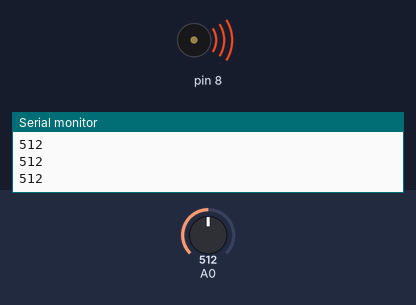
This sketch was run on a simulated Arduino Uno, built with avr-gcc and run on an emulated ATmega328P. Shown: buzzer (waves = sounding), the last lines printed to the serial monitor. The test bench sets the inputs (shaded band); at power-on: A0 = 512.

Above: at 1.2 s.
1.3 s: A0 set to 488
At 2.5 s:
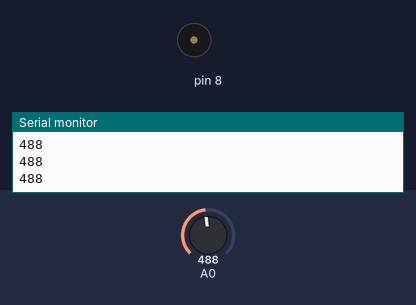
2.8 s: A0 set to 511
At 3.9 s:
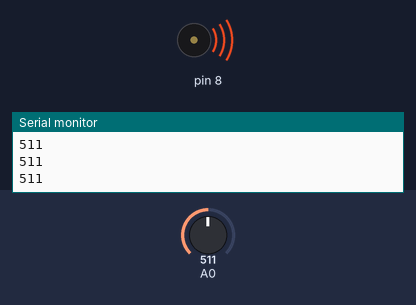
4.3 s: A0 set to 495
At 5.0 s:
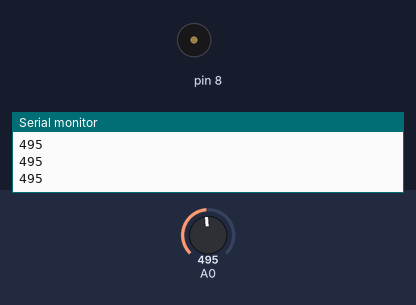
Timing chart, 0 to 7.3 s (numbered marks = the images above; inputs shaded):
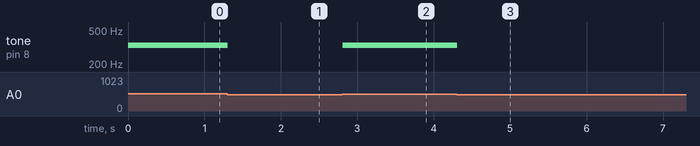

The sketch:

teclado02.ino
```cpp
int notes[] = {262,294,330,349,440};

void setup() {
  Serial.begin(9600);
}

void loop() {
  int KeyVal = analogRead(A0);

  Serial.println(KeyVal);

if(KeyVal == 1023){
  tone(8, notes[0]);
}
  else if(KeyVal >= 990 && KeyVal <= 1010){
    tone(8, notes[1]);
  }
  else if(KeyVal >= 505 && KeyVal <= 515){
    tone(8, notes[2]);
  }
  else if(KeyVal >= 5 && KeyVal <= 10){
    tone(8, notes[3]);
  }


 else if(KeyVal >= 85 && KeyVal <= 100){
    tone(8, notes[4]);
  }

 else if(KeyVal >= 328 && KeyVal <= 355){
    tone(8, notes[5]);
  }


  else{
    noTone(8);

  }
  }
```

Measured:
- the behaviour switches between 505 and 504 on A0 (found by bisection; images 0 and 1)
- after the input at 1.3 s, tone on pin 8: 330 Hz → silent at once
- after the input at 2.8 s, tone on pin 8: silent → 330 Hz at once
- after the input at 4.3 s, tone on pin 8: 330 Hz → silent at once
